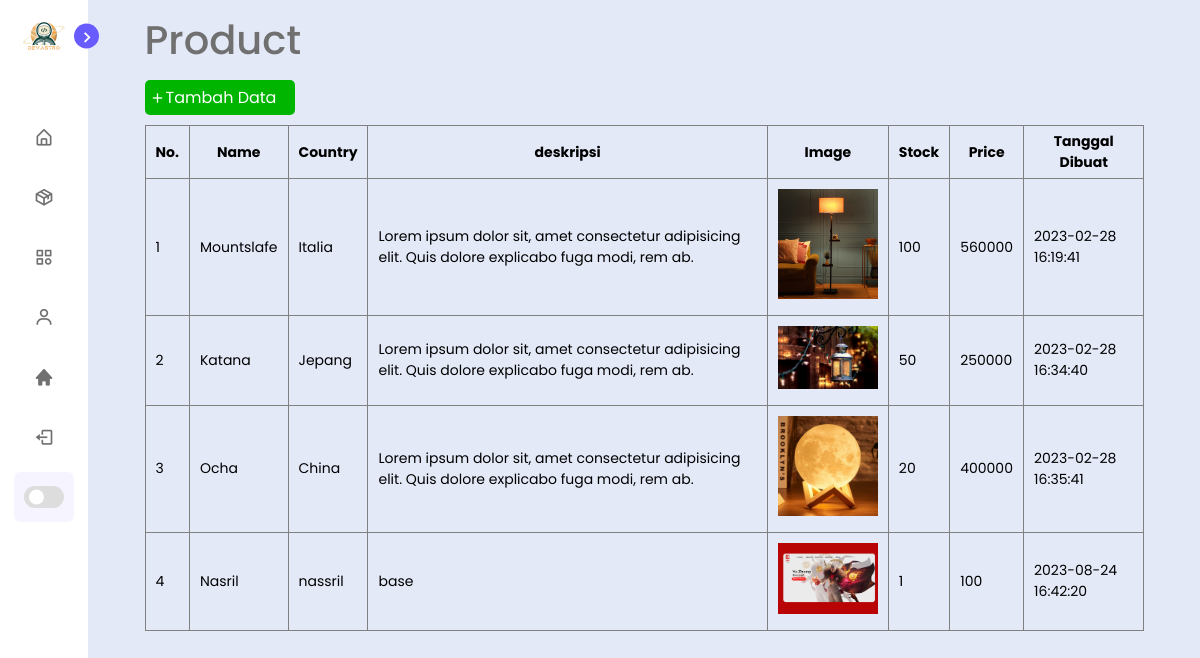
The app's page /product-dashboard.php (signed in) with its own data.
### tables this page shows
CREATE TABLE `product` (
  `id` int(11) NOT NULL,
  `name` varchar(255) NOT NULL,
  `country` varchar(255) NOT NULL,
  `description` text NOT NULL,
  `image` text NOT NULL,
  `stock` int(255) NOT NULL,
  `price` int(255) NOT NULL,
  `created_at` datetime NOT NULL DEFAULT current_timestamp()
);

### functions/fungsi.php (called while the page is built, shortened)
<?php
function getAllProducts($conn)
{
    $sql = "SELECT * FROM product";
    $stmt = $conn->prepare($sql);
    $stmt->execute();
    $products = $stmt->fetchAll(PDO::FETCH_ASSOC);
    return $products;
}

### product-dashboard.php (the view, shortened to what this page needs)
<?php require_once "core/init.php" ?>
<?php
$product = getAllProducts($conn);
?>
<?php require_once "template/sidebar.php" ?>
<section class="home">
    <div class="container">
        <div class="text">Product</div>
        <div class="tambah">
            <i class='bx bx-plus'></i>
            <a href="tambah-data.php">Tambah Data</a>
        </div>
        <table class="table" border="1" cellspacing="0">
            <tr>
                <th>No.</th>
                <th>Name</th>
                <th>Country</th>
                <th>deskripsi</th>
                <th>Image</th>
                <th>Stock</th>
                <th>Price</th>
                <th>Tanggal Dibuat</th>
            </tr>
            <?php $i = 1; ?>
            <?php foreach ($product as $row) : ?>
                <tr>
                    <td><?= $i; ?></td>
                    <td><?= $row["name"]; ?></td>
                    <td><?= $row["country"]; ?></td>
                    <td><?= $row["description"]; ?></td>
                    <td>
                        <img src="<?= $row["image"]; ?>" alt="" width="100px">
                    </td>
                    <td><?= $row["stock"]; ?></td>
                    <td><?= $row["price"]; ?></td>
                    <td><?= $row["created_at"]; ?></td>
                </tr>
                <?php $i++; ?>
            <?php endforeach; ?>
        </table>
    </div>
</section>
<?php require_once "template/penutup.php" ?>

### template/sidebar.php (shortened to what this page needs)
<!DOCTYPE html>
<html lang="en">
<head>
    <link rel="stylesheet" href="dashboard.css" />
    <link href="https://unpkg.com/boxicons@2.1.1/css/boxicons.min.css" rel="stylesheet" />
</head>
<body>
    <nav class="sidebar close">
        <header>
            <div class="image-text">
                <span class="image">
                    <img src="img/dev.png" alt="" />
                </span>
            </div>
            <i class="bx bx-chevron-right toggle"></i>
        </header>
        <div class="menu-bar">
            <div class="menu">
                <ul class="menu-links">
                    <li class="nav-link">
                        <a href="dashboard.php">
                            <i class="bx bx-home-alt icon"></i>
                        </a>
                    </li>
                    <li class="nav-link">
                        <a href="product-dashboard.php">
                            <i class="bx bx-package icon"></i>
                        </a>
                    </li>
                    <li class="nav-link">
                        <a href="#">
                            <i class="bx bx-category icon"></i>
                        </a>
                    </li>
                    <li class="nav-link">
                        <a href="#">
                            <i class="bx bx-user icon"></i>
                        </a>
                    </li>
                    <li class="nav-link">
                        <a href="index.php">
                            <i class="bx bxs-home icon"></i>
                        </a>
                    </li>
                </ul>
            </div>
            <div class="bottom-content">
                <li class="">
                    <a href="logout.php">
                        <i class="bx bx-log-out icon"></i>
                    </a>
                </li>
                <li class="mode">
                    <div class="toggle-switch">
                        <span class="switch"></span>
                    </div>
                </li>
            </div>
        </div>
    </nav>

### template/penutup.php (shortened to what this page needs)
</body>
</html>

### dashboard.css (style rules this page uses)
* { margin: 0; padding: 0; box-sizing: border-box; font-family: "Poppins", sans-serif; text-decoration: none; }
:root { --body-color: #e4e9f7; --sidebar-color: #fff; --primary-color: #695cfe; --primary-color-light: #f6f5ff; --toggle-color: #ddd; --text-color: #707070; --box1-color: #4da3ff; --box2-color: #ffe6ac; --box3-color: #e7d1fc; --title-icon-color: #fff; --tran-03: all 0.2s ease; --tran-03: all 0.3s ease; --tran-04: all 0.3s ease; --tran-05: all 0.3s ease; }
body { min-height: 100vh; background-color: var(--body-color); transition: var(--tran-05); }
.sidebar { position: fixed; top: 0; left: 0; height: 100%; width: 250px; padding: 10px 14px; background: var(--sidebar-color); transition: var(--tran-05); z-index: 100; }
.sidebar.close { width: 88px; }
.sidebar li { height: 50px; list-style: none; display: flex; align-items: center; margin-top: 10px; }
.sidebar header .image, .sidebar .icon { min-width: 60px; border-radius: 6px; }
.sidebar .icon { min-width: 60px; border-radius: 6px; height: 100%; display: flex; align-items: center; justify-content: center; font-size: 20px; }
.sidebar .text, .sidebar .icon { color: var(--text-color); transition: var(--tran-03); }
.sidebar header { position: relative; }
.sidebar header .image-text { display: flex; align-items: center; }
.sidebar header .image { display: flex; align-items: center; justify-content: center; }
.sidebar header .image img { width: 50px; border-radius: 6px; }
.sidebar header .toggle { position: absolute; top: 50%; right: -25px; transform: translateY(-50%) rotate(180deg); height: 25px; width: 25px; background-color: var(--primary-color); color: var(--sidebar-color); border-radius: 50%; display: flex; align-items: center; justify-content: center; font-size: 22px; cursor: pointer; transition: var(--tran-05); }
.sidebar.close .toggle { transform: translateY(-50%) rotate(0deg); }
.sidebar .menu { margin-top: 40px; }
.sidebar li a { list-style: none; height: 100%; background-color: transparent; display: flex; align-items: center; height: 100%; width: 100%; border-radius: 6px; text-decoration: none; transition: var(--tran-03); }
.sidebar .menu-bar { display: flex; flex-direction: column; justify-content: space-between; overflow-y: scroll; }
.sidebar .menu-bar .mode { border-radius: 6px; background-color: var(--primary-color-light); position: relative; transition: var(--tran-05); }
.menu-bar .bottom-content .toggle-switch { position: absolute; right: 0; height: 100%; min-width: 60px; display: flex; align-items: center; justify-content: center; border-radius: 6px; cursor: pointer; }
.toggle-switch .switch { position: relative; height: 22px; width: 40px; border-radius: 25px; background-color: var(--toggle-color); transition: var(--tran-05); }
.switch::before { content: ""; position: absolute; height: 15px; width: 15px; border-radius: 50%; top: 50%; left: 5px; transform: translateY(-50%); background-color: var(--sidebar-color); transition: var(--tran-04); }
.home { position: absolute; top: 0; top: 0; left: 250px; height: 100vh; width: calc(100% - 250px); background-color: var(--body-color); transition: var(--tran-05); }
.container { width: calc(100% - 10%); margin: 10px auto; }
.home .text { font-size: 40px; font-weight: 500; color: var(--text-color); }
.sidebar.close ~ .home { left: 89px; height: 100vh; width: calc(100% - 89px); }
.home .container .tambah { color: var(--title-icon-color); background-color: rgb(0, 181, 0); width: 150px; padding: 5px; border-radius: 5px; align-items: center; display: flex; margin-top: 10px; }
.home .container .tambah a { color: var(--sidebar-color); }
table { margin-top: 10px; font-size: 14px; border-collapse: collapse; }
th { padding: 5px 10px; }
td { padding: 10px; }

### records on screen
product: name "Mountslafe", country "Italia", description "Lorem ipsum dolor sit, amet consectetur adipisicing elit. Quis dolore explicabo fuga modi, rem ab.", image (picture), stock "100", price "560000", created_at "2023-02-28 16:19:41"
product: name "Katana", country "Jepang", description "Lorem ipsum dolor sit, amet consectetur adipisicing elit. Quis dolore explicabo fuga modi, rem ab.", image (picture), stock "50", price "250000", created_at "2023-02-28 16:34:40"
product: name "Ocha", country "China", description "Lorem ipsum dolor sit, amet consectetur adipisicing elit. Quis dolore explicabo fuga modi, rem ab.", image (picture), stock "20", price "400000", created_at "2023-02-28 16:35:41"
product: name "Nasril", country "nassril", description "base", image (picture), stock "1", price "100", created_at "2023-08-24 16:42:20"
